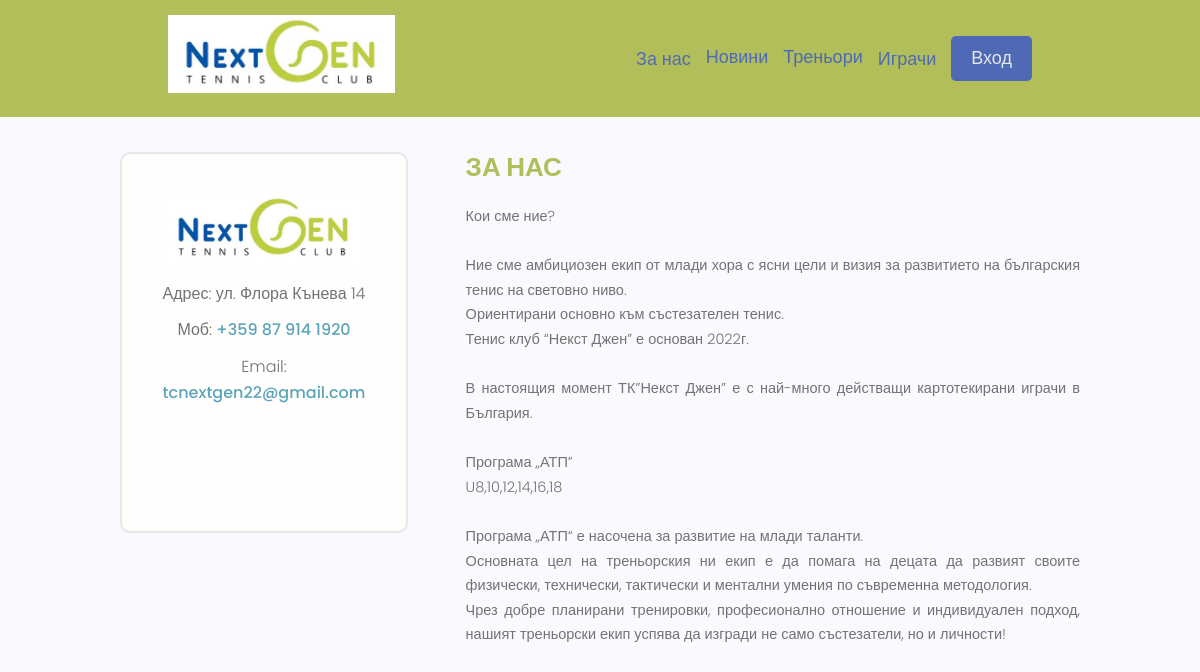
Page /about/about on the committed database.
### about/models.py (models this page shows, shortened)
class About(models.Model):
    description = models.TextField(null=True, blank=True)
    social_facebook = models.CharField(max_length=200, null=True, blank= True)
    social_instagram = models.CharField(max_length=200, null=True, blank= True)
    mobile = models.CharField(max_length=200, null=True, blank= True)
    email = models.EmailField(max_length=500, null=True, blank= True)
    address = models.CharField(max_length=200, null=True, blank= True)
    id = models.UUIDField(primary_key=True, default=uuid.uuid4, unique=True, editable=False)

### about/views.py (the view)
# urls.py: path('about', views.about, name='about'),
def about(request):
    about = About.objects.first()
    context = {'about':about}
    return render(request, 'about/about.html', context)

### about/templates/about/about.html (shortened to what this page needs)
{% extends 'main.html' %}
{% load static %}
{% block content %}
  <main class="settingsPage profile my-md">
    <div class="container">
      <div class="layout">
        <div class="column column--1of3">
          <div class="card text-center">
            <div class="card__body dev">
              <img src="{% static 'images/logo.jpg' %}" />
              <p class="dev__location">Адрес: {{about.address}}</p>
              <p class="dev__location">Моб: <a href="tel:{{about.mobile}}">{{about.mobile}}</a></p>
              <p class="dev__location">Email: <a href="mailto:{{about.email}}">{{about.email}}</a></p>
             <ul class="dev__social">
              </ul>
            </div>
          </div>
        </div>
        <div class="column column--2of3">
          <div class="devInfo">
            <h3 class="devInfo__title">За Нас</h3>
            <p class="devInfo__about">
              {{about.description|linebreaksbr}}
            </p>
          </div>
        </div>
        </div>
      </div>
  </main>
{% endblock content %}

### static/styles/app.css (style rules this page uses)
:root { --color-sub: #b2be59; --color-menu: rgb(79, 106, 180); --color-message: rgb(66, 66, 66); }
.card { border: 2px solid var(--color-light); }
img { width: 100%; }
.profile .card > .dev { padding: 4rem; }
.dev__location { margin-top: 1rem; }
.dev__social { margin: 3rem 0; list-style: none; display: flex; justify-content: center; gap: 1.5rem; }
.devInfo { margin-bottom: 3rem; }
.devInfo__title, .devInfo__subtitle { font-size: 2.6rem; color: var(--color-sub); text-transform: uppercase; font-weight: 700; margin-bottom: 1.5rem; }
.devInfo__about, .devSkill__info { font-size: 1.45rem; line-height: 1.7; text-align: justify; }

### static/slider/slider.css (style rules this page uses)
* { box-sizing:border-box }

### static/uikit/styles/modules/_variables.css (style rules this page uses)
:root { --color-main: #5aa5b9; --color-main-light: #e6faff; --color-sub: #3f4156; --color-sub-light: #51546e; --color-sub-lighter: #ededfd; --color-text: #737373; --color-gray: #8b8b8b; --color-light: #e5e7eb; --color-light-gray: #767676; --color-bg: #f8fafd; --color-white: #fffefd; --color-white-light: #f3f3f3; --color-success: #359e64; --color-success-bg: #def8e8; --color-error: #fc4b0b; --color-error-bg: #fff2ee; --font-base: 'Poppins', arial, helvetica, 'Segoe UI', roboto, ubuntu, sans-serif; --font-monospace: 'Fira Code', 'Courier New', courier, monospace; --font-regular: 300; --font-medium: 500; --font-bold: 700; --generic-shadow: 1px 1px 5px #00000010; --generic-transition: all 0.3s ease-in-out; }

### static/uikit/styles/modules/_base.css (style rules this page uses)
* { margin: 0; padding: 0; box-sizing: border-box; text-rendering: optimizeLegibility; color: inherit; font-size: inherit; }
html { font-size: 50%; }
@media only screen and (min-width: 480px) { html { font-size: 56.25%; } }
@media only screen and (min-width: 1200px) { html { font-size: 62.5%; } }
body { line-height: 1.6; font-weight: 400; font-size: 1.5rem; color: var(--color-text); background-color: var(--color-bg); min-height: 100vh; }

### static/uikit/styles/modules/_typography.css (style rules this page uses)
* { font-family: var(--font-base); }
h3 { font-size: 3.2rem; font-weight: var(--font-medium); }
p, span, strong { font-size: 1.6rem; color: var(--color-text); font-weight: var(--font-regular); }
a { padding-bottom: 2px; text-decoration: none; display: inline-block; color: var(--color-main); font-weight: var(--font-medium); }

### static/uikit/styles/modules/_utilities.css (style rules this page uses)
.container { width: 92%; max-width: 165rem; margin: 0 auto; box-sizing: border-box; }
@media screen and (min-width: 1000px) { .container { width: 90%; } }
@media screen and (min-width: 1200px) { .container { width: 80%; } }
.text-center { text-align: center; }
.my-md { margin: 3rem auto; }

### static/uikit/styles/modules/_card.css (style rules this page uses)
.card { border-radius: 1rem; background-color: var(--color-white); border: 1.5px solid var(--color-light); width: auto; height: auto; margin-top: 0.5rem; margin-bottom: 0.5rem; overflow: hidden; }
.card__body, .card__header { padding: 2rem 2.5rem; }

### static/uikit/styles/modules/_layout.css (style rules this page uses)
.layout { display: flex; flex-flow: row wrap; justify-content: space-between; }
.layout > .column { margin-bottom: 3rem; }
.layout > .column.column--1of3 { flex-basis: 30%; }
.layout > .column.column--2of3 { flex-basis: 64%; }

### rows in the picture
About: address "ул. Флора Кънева 14", mobile "+359 87 914 1920", email "tcnextgen22@gmail.com", description "Кои сме ние? Ние сме амбициозен екип от млади хора с ясни цели и визия за развитието на българския тенис на световно ниво. Ориентирани основно към състезателен тенис. Тенис клуб “Некст Джен” е основан 2022г. В настоящия момент ТК”Некст Джен” е с най-много действащи картотекирани играчи в България. Програма „АТП” U8,10,12,14,16,18 Програма „АТП“ е насочена за развитие на млади таланти. Основната цел на треньорския ни екип е да помага на децата да развият своите физически, технически, тактически и ментални умения по съвременна методология. Чрез добре планирани тренировки, професионално отношение и индивидуален подход, нашият треньорски екип успява да изгради не само състезатели, но и личности!"
